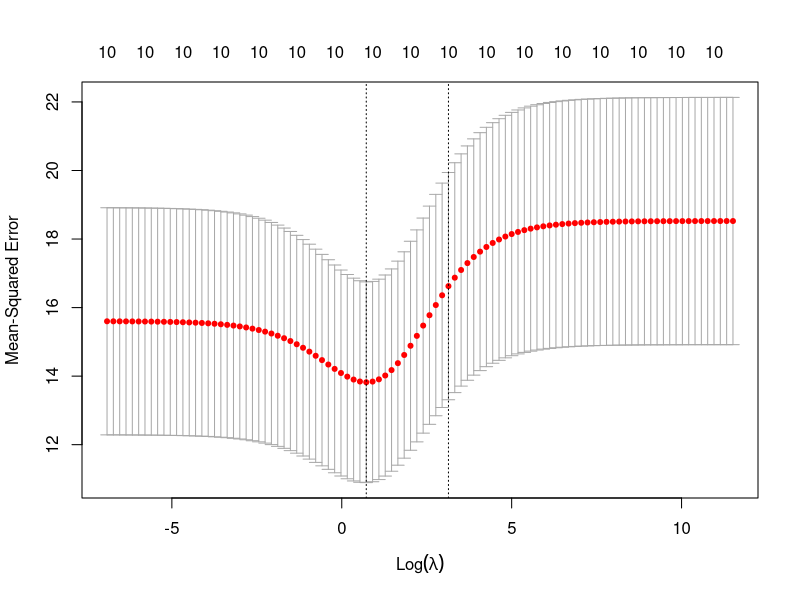
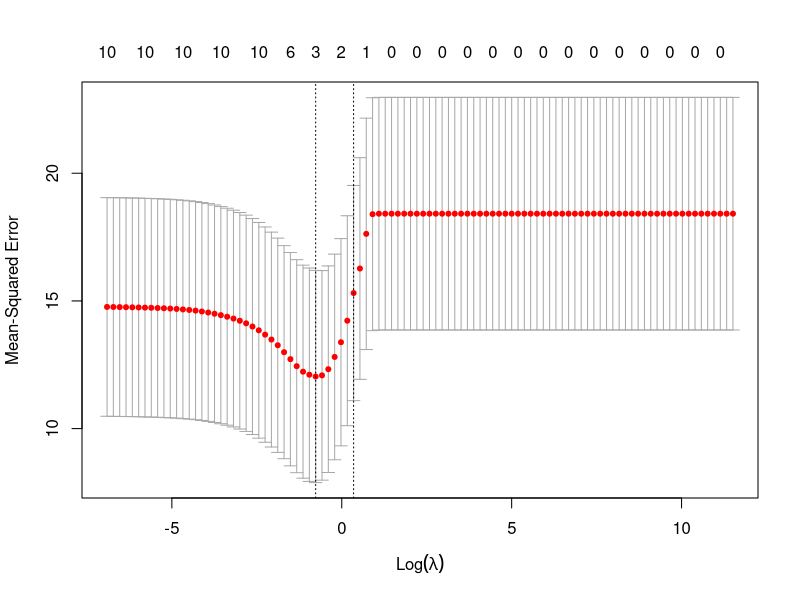

The R script that drew these images, in order:
## ---- chunk 1
knitr::opts_chunk$set(echo = TRUE)
library(dplyr)
library(ggplot2)
library(glmnet)
set.seed(03082021)
## ---- chunk 2
n <- 50
p <- 10

X <- cbind(matrix(runif(n*p,min = -1, max = 1), n, p))
beta <- rep(0, p )
beta[c(1,2)] <- c(3, 3)

y <- rnorm(n, mean = X %*% beta, sd = 3)
y_center <- y - mean(y)
summary(lm(y_center~X))
## ---- chunk 3
ridge_fit <- glmnet(X, y_center, alpha = 0, lambda = 0)
t(coef(ridge_fit))
## ---- chunk 4
t(coef(glmnet(X, y_center, alpha = 0, lambda = 1e6)))
ridge_fit_cv <- cv.glmnet(X, y_center, alpha = 0)
lambdas_seq <- 10^seq(-3, 5, length.out = 100)
ridge_cv <- cv.glmnet(X, y_center, alpha = 0, lambda = lambdas_seq)
plot(ridge_cv)
print(ridge_cv) 
## ---- chunk 5
ridge_fit <- glmnet(X, y_center, alpha = 0, lambda = ridge_cv$lambda.min)
t(coef(ridge_fit))
## ---- chunk 6
t(coef(glmnet(X, y_center, alpha = 0, lambda = 0)))
t(coef(glmnet(X, y_center, alpha = 1, lambda = 1e6)))


lasso_cv <- cv.glmnet(X, y_center, alpha = 1, lambda = lambdas_seq)
plot(lasso_cv) 

lasso_fit <- glmnet(X, y_center, alpha = 1, lambda = lasso_cv$lambda.min)
coef(lasso_fit)
